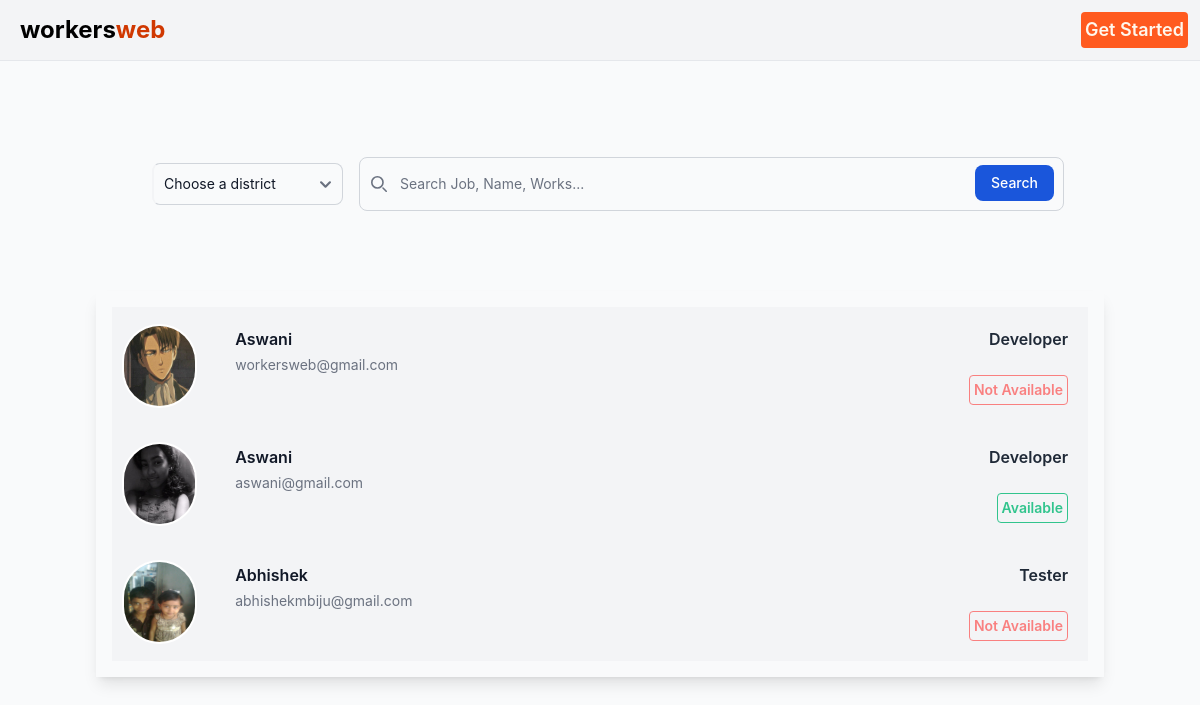
The app's page /find_worker/ with its own data.
### main/models.py (models this page shows, shortened)
class Worker(models.Model):
    user_id = models.ForeignKey(User,on_delete=models.CASCADE)
    name = models.CharField(max_length=255)
    avatar = models.ImageField(upload_to='uploads/avatars')
    district = models.CharField(max_length=255)
    city = models.CharField(max_length=255)
    street_address = models.TextField()
    pin = models.CharField(max_length=6)
    phone_no = models.CharField(max_length=15)
    experience = models.IntegerField()
    job_title = models.CharField(max_length=255)
    resume = models.FileField(upload_to="uploads/resume")
    notification = models.BooleanField(default=False)
    is_available= models.BooleanField(default=True)

class User(AbstractBaseUser, PermissionsMixin):
    id = models.UUIDField(primary_key=True, default=uuid.uuid4, editable=False)
    email = models.EmailField(unique=True)
    username = models.CharField(max_length=255,null=True,blank=True)
    is_active = models.BooleanField(default=True)
    is_superuser = models.BooleanField(default=False)
    is_worker = models.BooleanField(default=False)
    is_staff = models.BooleanField(default=False)
    date_joined = models.DateTimeField(auto_now_add=True)
    last_login = models.DateTimeField(blank=True, null=True)
    objects = CustomUserManager()
    USERNAME_FIELD = 'email'
    EMAIL_FIELD = 'email'
    REQUIRED_FIELDS = ['username']

### main/views.py (the view)
# urls.py: path('find_worker/',find_worker,name="find_worker"),
def find_worker(request):
  if request.method == "POST":
    search_key = request.POST.get('search_key')
    district = request.POST.get('district')
    print(search_key,district)
    if not district:
      workers = Worker.objects.filter(name__contains=search_key)
    workers = Worker.objects.filter(name__contains,district=district)
    if not workers:
      print('kskd')
      workers = Worker.objects.filter(job_title__contains=search_key)
  elif request.method == "GET":
    workers = Worker.objects.all()
  for i in workers:
    print(i.avatar.url)
  return render(request,'findworker.html',{'workers': workers,'districts':district_list})

### template/findworker.html (shortened to what this page needs)
{% extends 'layout.html' %}
{% block 'container' %}
<div class="p-24">
  <form class="mx-auto w-full flex space-x-4 items-center justify-center px-10 "action="" method="POST" accept-charset="utf-8" >
      <select id="states" class="bg-gray-50 border border-gray-300 text-gray-900 text-sm rounded-lg border-s-gray-100 dark:border-s-gray-700 border-s-2 focus:ring-blue-500 focus:border-blue-500 block w-fit p-2.5 dark:bg-gray-700 dark:border-gray-600 dark:placeholder-gray-400 dark:text-white dark:focus:ring-blue-500 dark:focus:border-blue-500" name="district">
          <option selected>Choose a district</option>
      </select>
    <div class="relative w-full">
        <div class="absolute inset-y-0 start-0 flex items-center ps-3 pointer-events-none">
        </div>
        <input type="search" id="default-search" class="block w-full p-4 ps-10 text-sm text-gray-900 border border-gray-300 rounded-lg bg-gray-50 focus:ring-blue-500 focus:border-blue-500 dark:bg-gray-700 dark:border-gray-600 dark:placeholder-gray-400 dark:text-white dark:focus:ring-blue-500 dark:focus:border-blue-500" placeholder="Search Job, Name, Works..." name='search_key'/>
        <button type="submit" class="text-white absolute end-2.5 bottom-2.5 bg-blue-700 hover:bg-blue-800 focus:ring-4 focus:outline-none focus:ring-blue-300 font-medium rounded-lg text-sm px-4 py-2 dark:bg-blue-600 dark:hover:bg-blue-700 dark:focus:ring-blue-800">Search</button>
    </div>
  </form>
  <div class="mt-20 shadow-lg bg-gray-50 p-4 ">
    <ul role="list" class="divide-y divide-gray-200 space-y-3">
      {% for worker in workers %}
      {% if not worker.user_id.id == request.user.id %}
       <a href="{% url 'worker' worker.id %}" >
      <li class="flex space-x-6 bg-gray-100 hover:bg-gray-200 p-2 ">
        <div class="flex items-center justify-center p-1">
          <img class="h-20 w-20 rounded-full ring-2 ring-white" src="{{ worker.avatar.url }}" alt="">
        </div>
        <div class=" flex flex-col p-3 w-full">
        <div class="flex w-full  justify-between">
        <p class="text-md font-semibold leading-6 text-gray-900">{{ worker.name }}</p>
        <p class="font-semibold leading-6 text-gray-800">
          {{ worker.job_title }}
        </p>
        </div>
        <p class="mt-1 truncate text-sm leading-5 text-gray-500">{{ worker.user_id.email }}</p>
        {% if worker.is_available %}
        <span class="p-1 ml-auto border font-semibold border-green-400 rounded text-green-400 text-sm ">Available</span>
        {% else %}
           <span class="p-1 ml-auto border font-semibold border-red-400 rounded text-red-400 text-sm ">Not Available</span>
        {% endif %}
      </div>
      </li>
      </a>
      {% endif %}
      {% endfor %}
    </ul>
  </div>
</div>
{% endblock %}

### records on screen
Worker: avatar (picture), name "Aswani", job_title "Developer", user_id.email "workersweb@gmail.com", is_available "Not Available"
Worker: avatar (picture), name "Aswani", job_title "Developer", user_id.email "aswani@gmail.com", is_available "Available"
Worker: avatar (picture), name "Abhishek", job_title "Tester", user_id.email "abhishekmbiju@gmail.com", is_available "Not Available"
